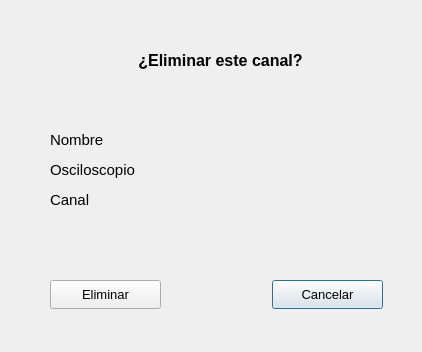
<?xml version="1.0" encoding="UTF-8"?>
<ui version="4.0">
 <class>EliminarCanal</class>
 <widget class="QDialog" name="EliminarCanal">
  <property name="geometry">
   <rect>
    <x>0</x>
    <y>0</y>
    <width>422</width>
    <height>352</height>
   </rect>
  </property>
  <property name="windowTitle">
   <string>Dialog</string>
  </property>
  <widget class="QPushButton" name="cancelar">
   <property name="geometry">
    <rect>
     <x>272</x>
     <y>280</y>
     <width>111</width>
     <height>29</height>
    </rect>
   </property>
   <property name="font">
    <font>
     <pointsize>10</pointsize>
    </font>
   </property>
   <property name="text">
    <string>Cancelar</string>
   </property>
  </widget>
  <widget class="QPushButton" name="eliminar">
   <property name="geometry">
    <rect>
     <x>50</x>
     <y>280</y>
     <width>111</width>
     <height>29</height>
    </rect>
   </property>
   <property name="font">
    <font>
     <pointsize>10</pointsize>
    </font>
   </property>
   <property name="text">
    <string>Eliminar</string>
   </property>
  </widget>
  <widget class="QLabel" name="label_91">
   <property name="geometry">
    <rect>
     <x>50</x>
     <y>30</y>
     <width>341</width>
     <height>61</height>
    </rect>
   </property>
   <property name="font">
    <font>
     <pointsize>12</pointsize>
     <bold>true</bold>
    </font>
   </property>
   <property name="text">
    <string>¿Eliminar este canal?</string>
   </property>
   <property name="alignment">
    <set>Qt::AlignCenter</set>
   </property>
   <property name="wordWrap">
    <bool>true</bool>
   </property>
  </widget>
  <widget class="QLabel" name="label_3">
   <property name="geometry">
    <rect>
     <x>50</x>
     <y>130</y>
     <width>111</width>
     <height>20</height>
    </rect>
   </property>
   <property name="font">
    <font>
     <pointsize>11</pointsize>
    </font>
   </property>
   <property name="text">
    <string>Nombre</string>
   </property>
  </widget>
  <widget class="QLabel" name="nombre">
   <property name="geometry">
    <rect>
     <x>160</x>
     <y>130</y>
     <width>221</width>
     <height>20</height>
    </rect>
   </property>
   <property name="font">
    <font>
     <pointsize>11</pointsize>
    </font>
   </property>
   <property name="text">
    <string/>
   </property>
   <property name="alignment">
    <set>Qt::AlignRight|Qt::AlignTrailing|Qt::AlignVCenter</set>
   </property>
  </widget>
  <widget class="QLabel" name="osciloscopio">
   <property name="geometry">
    <rect>
     <x>160</x>
     <y>160</y>
     <width>221</width>
     <height>20</height>
    </rect>
   </property>
   <property name="font">
    <font>
     <pointsize>11</pointsize>
    </font>
   </property>
   <property name="text">
    <string/>
   </property>
   <property name="alignment">
    <set>Qt::AlignRight|Qt::AlignTrailing|Qt::AlignVCenter</set>
   </property>
  </widget>
  <widget class="QLabel" name="label_4">
   <property name="geometry">
    <rect>
     <x>50</x>
     <y>160</y>
     <width>111</width>
     <height>20</height>
    </rect>
   </property>
   <property name="font">
    <font>
     <pointsize>11</pointsize>
    </font>
   </property>
   <property name="text">
    <string>Osciloscopio</string>
   </property>
  </widget>
  <widget class="QLabel" name="canal">
   <property name="geometry">
    <rect>
     <x>160</x>
     <y>190</y>
     <width>221</width>
     <height>20</height>
    </rect>
   </property>
   <property name="font">
    <font>
     <pointsize>11</pointsize>
    </font>
   </property>
   <property name="text">
    <string/>
   </property>
   <property name="alignment">
    <set>Qt::AlignRight|Qt::AlignTrailing|Qt::AlignVCenter</set>
   </property>
  </widget>
  <widget class="QLabel" name="label_5">
   <property name="geometry">
    <rect>
     <x>50</x>
     <y>190</y>
     <width>111</width>
     <height>20</height>
    </rect>
   </property>
   <property name="font">
    <font>
     <pointsize>11</pointsize>
    </font>
   </property>
   <property name="text">
    <string>Canal</string>
   </property>
  </widget>
 </widget>
 <resources/>
 <connections/>
</ui>
